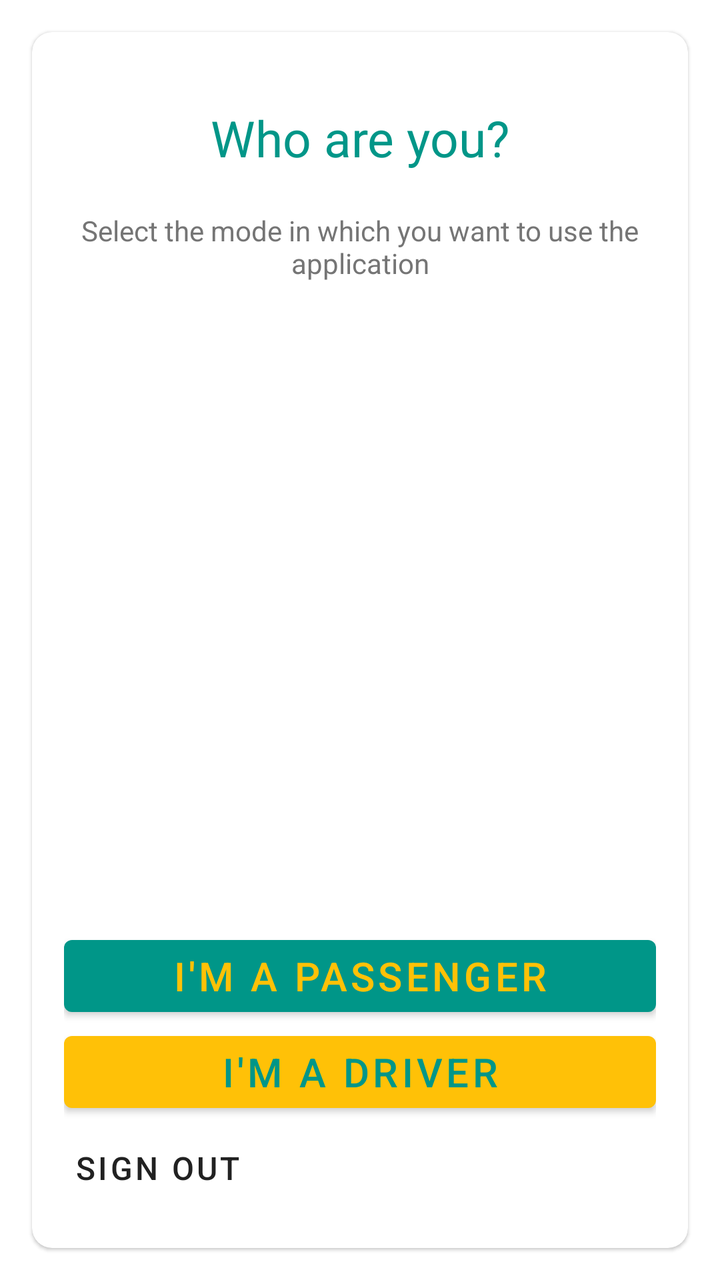
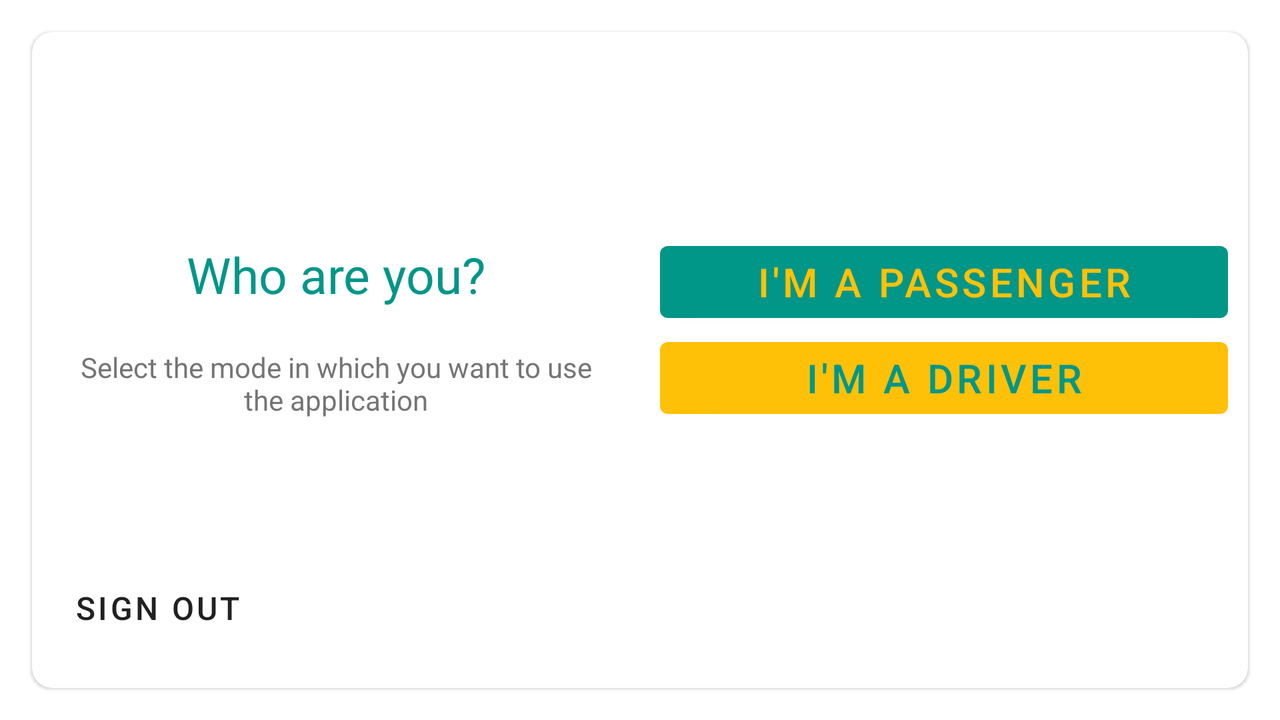

Compare how this app lays out the same screen by default and in its alternative resource folder. The renders come first, then the two layout files and the values they reference.
<!-- AndroidManifest.xml: application theme AppTheme -->
<!-- res/layout/fragment_choose_mode.xml -->
<?xml version="1.0" encoding="utf-8"?>
<FrameLayout xmlns:android="http://schemas.android.com/apk/res/android"
    xmlns:tools="http://schemas.android.com/tools"
    android:layout_width="match_parent"
    android:layout_height="match_parent"
    xmlns:app="http://schemas.android.com/apk/res-auto"
    tools:context=".userstatus.ChooseModeFragment">

    <com.google.android.material.card.MaterialCardView
        android:layout_width="match_parent"
        android:layout_height="match_parent"
        android:layout_margin="16dp"
        app:cardCornerRadius="10dp">

        <RelativeLayout
            android:layout_width="match_parent"
            android:layout_height="match_parent">

            <LinearLayout
                android:layout_width="match_parent"
                android:layout_height="wrap_content"
                android:orientation="vertical"
                android:padding="16dp"
                android:layout_alignParentTop="true">

                <TextView
                    android:layout_width="wrap_content"
                    android:layout_height="wrap_content"
                    android:text="@string/who_are_you_title"
                    android:layout_gravity="center_horizontal"
                    android:layout_marginTop="10dp"
                    android:layout_marginBottom="10dp"
                    android:textSize="25sp"
                    android:textColor="@color/colorPrimary"
                    android:padding="10dp"/>

                <TextView
                    android:text="@string/select_mode_description"
                    android:textColor="@color/colorTextSecondary"
                    android:layout_gravity="center_horizontal"
                    android:gravity="center_horizontal"
                    android:layout_width="wrap_content"
                    android:layout_height="wrap_content"/>

            </LinearLayout>

            <LinearLayout
                android:layout_width="match_parent"
                android:layout_height="wrap_content"
                android:orientation="vertical"
                android:padding="16dp"
                android:layout_alignParentBottom="true">

                <com.google.android.material.button.MaterialButton
                    android:id="@+id/passengerButton"
                    style="@style/Widget.TaxiApp.Button"
                    android:layout_width="match_parent"
                    android:layout_height="wrap_content"
                    android:text="@string/passenger_button_text"
                    android:textSize="20sp"/>

                <com.google.android.material.button.MaterialButton
                    android:id="@+id/driverButton"
                    style="@style/Widget.TaxiApp.ButtonInverted"
                    android:layout_width="match_parent"
                    android:layout_height="wrap_content"
                    android:text="@string/driver_button_text"
                    android:textSize="20sp"/>

                <com.google.android.material.button.MaterialButton
                    android:id="@+id/signOutButton"
                    style="@style/Widget.TaxiApp.Button.TextButton"
                    android:layout_width="wrap_content"
                    android:layout_height="wrap_content"
                    android:padding="5dp"
                    android:text="@string/sign_out_button_text"
                    android:textSize="16sp"/>

            </LinearLayout>

        </RelativeLayout>

    </com.google.android.material.card.MaterialCardView>

</FrameLayout>
<!-- resources referenced by this layout -->
<resources>
  <color name="colorPrimary">#009688</color>
  <color name="colorTextSecondary">#757575</color>
  <string name="driver_button_text">I\'m a driver</string>
  <string name="passenger_button_text">I\'m a passenger</string>
  <string name="select_mode_description">Select the mode in which you want to use the application</string>
  <string name="sign_out_button_text">Sign Out</string>
  <string name="who_are_you_title">Who are you?</string>
  <style name="Widget.TaxiApp.Button" parent="Widget.MaterialComponents.Button">
          <item name="android:textColor">@color/colorAccent</item>
          <item name="backgroundTint">@color/colorPrimary</item>
      </style>
  <style name="Widget.TaxiApp.Button.TextButton" parent="Widget.MaterialComponents.Button.TextButton">
          <item name="android:textColor">@color/colorTextPrimary</item>
      </style>
  <style name="Widget.TaxiApp.ButtonInverted" parent="Widget.MaterialComponents.Button">
          <item name="backgroundTint">@color/colorAccent</item>
          <item name="android:textColor">@color/colorPrimary</item>
      </style>
  <style name="AppTheme" parent="Theme.MaterialComponents.Light.NoActionBar">
          
          <item name="colorPrimary">@color/colorPrimary</item>
          <item name="colorPrimaryDark">@color/colorPrimaryDark</item>
          <item name="colorAccent">@color/colorAccent</item>
      </style>
  <color name="colorAccent">#FFC107</color>
  <color name="colorTextPrimary">#212121</color>
  <color name="colorPrimaryDark">#00796B</color>
</resources>
<!-- res/layout-land/fragment_choose_mode.xml (the repository's variant of the layout above) -->
<!-- drawn on the phone turned sideways -->
<?xml version="1.0" encoding="utf-8"?>
<FrameLayout xmlns:android="http://schemas.android.com/apk/res/android"
    xmlns:tools="http://schemas.android.com/tools"
    android:layout_width="match_parent"
    android:layout_height="match_parent"
    xmlns:app="http://schemas.android.com/apk/res-auto"
    tools:context=".fragments.ChooseModeFragment">

    <com.google.android.material.card.MaterialCardView
        android:layout_width="match_parent"
        android:layout_height="match_parent"
        android:layout_margin="16dp"
        app:cardCornerRadius="10dp">

        <LinearLayout
            android:orientation="horizontal"
            android:layout_width="match_parent"
            android:layout_height="match_parent">

            <LinearLayout
                android:layout_width="0dp"
                android:layout_height="wrap_content"
                android:layout_weight="1"
                android:orientation="vertical"
                android:padding="16dp"
                android:layout_gravity="center_vertical">

                <TextView
                    android:layout_width="wrap_content"
                    android:layout_height="wrap_content"
                    android:text="@string/who_are_you_title"
                    android:layout_marginTop="10dp"
                    android:layout_marginBottom="10dp"
                    android:textSize="25sp"
                    android:textColor="@color/colorPrimary"
                    android:padding="10dp"
                    android:layout_gravity="center_horizontal"/>

                <TextView
                    android:text="@string/select_mode_description"
                    android:textColor="@color/colorTextSecondary"
                    android:gravity="center_horizontal"
                    android:layout_width="wrap_content"
                    android:layout_height="wrap_content"
                    android:layout_gravity="center_horizontal"
                    android:layout_marginBottom="50dp"/>

            </LinearLayout>

            <LinearLayout
                android:orientation="vertical"
                android:layout_width="0dp"
                android:layout_height="match_parent"
                android:layout_weight="1"
                android:gravity="center_vertical"
                android:padding="10dp">

                <com.google.android.material.button.MaterialButton
                    android:id="@+id/passengerButton"
                    style="@style/Widget.TaxiApp.Button"
                    android:layout_width="match_parent"
                    android:layout_height="wrap_content"
                    android:text="@string/passenger_button_text"
                    android:textSize="20sp"/>

                <com.google.android.material.button.MaterialButton
                    android:id="@+id/driverButton"
                    style="@style/Widget.TaxiApp.ButtonInverted"
                    android:layout_width="match_parent"
                    android:layout_height="wrap_content"
                    android:text="@string/driver_button_text"
                    android:textSize="20sp"
                    android:layout_marginBottom="30dp"/>

            </LinearLayout>

        </LinearLayout>

        <RelativeLayout
            android:layout_width="match_parent"
            android:layout_height="match_parent">

            <com.google.android.material.button.MaterialButton
                android:id="@+id/signOutButton"
                style="@style/Widget.TaxiApp.Button.TextButton"
                android:layout_width="wrap_content"
                android:layout_height="wrap_content"
                android:padding="5dp"
                android:text="@string/sign_out_button_text"
                android:textSize="16sp"
                android:layout_alignParentBottom="true"
                android:layout_margin="16dp"/>

        </RelativeLayout>

    </com.google.android.material.card.MaterialCardView>

</FrameLayout>
